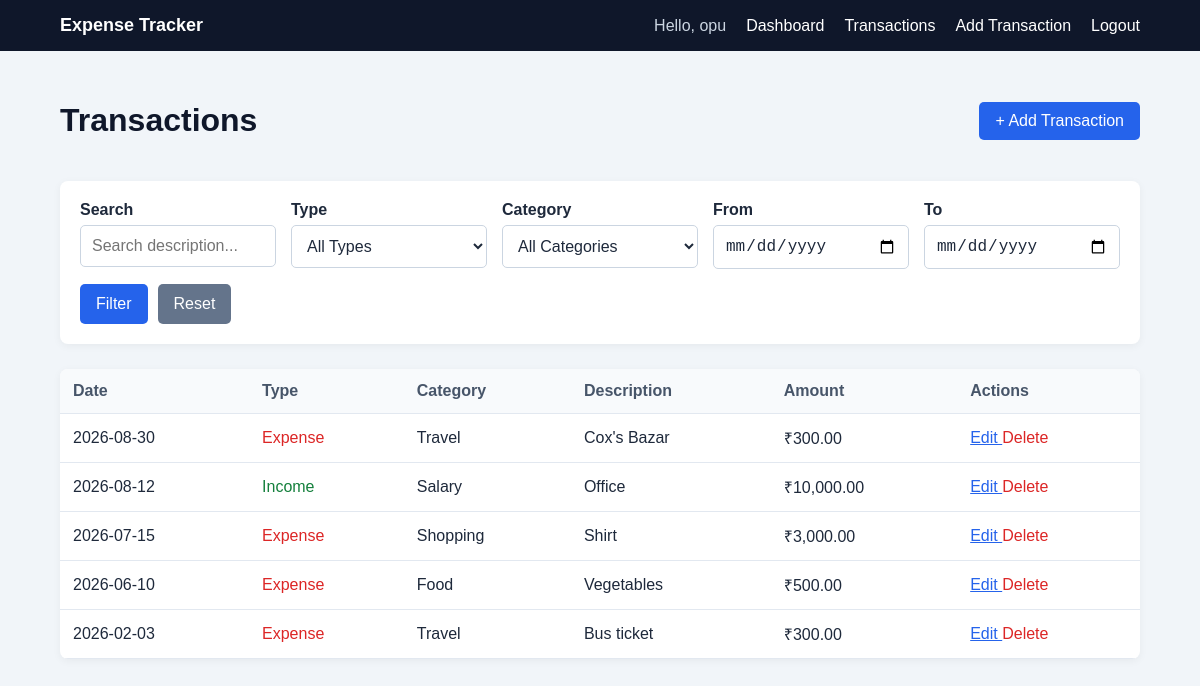
Screenshot of /transactions.php (signed in) with the database file from the repository.
### tables this page shows
CREATE TABLE `transactions` (
  `id` int(10) UNSIGNED NOT NULL,
  `user_id` int(10) UNSIGNED NOT NULL,
  `category_id` int(10) UNSIGNED NOT NULL,
  `type` enum('income','expense') NOT NULL,
  `amount` decimal(10,2) NOT NULL,
  `description` varchar(255) DEFAULT NULL,
  `transaction_date` date NOT NULL,
  `created_at` timestamp NOT NULL DEFAULT current_timestamp()
);

CREATE TABLE `categories` (
  `id` int(10) UNSIGNED NOT NULL,
  `name` varchar(50) NOT NULL
);

### transactions.php (the view, shortened to what this page needs)
<?php
require_once "config/db.php";
$search = trim($_GET["search"] ?? "");
$fromDate = $_GET["from_date"] ?? "";
$toDate = $_GET["to_date"] ?? "";
$sql = "
    SELECT
        transactions.id,
        transactions.type,
        transactions.amount,
        transactions.description,
        transactions.transaction_date,
        categories.name AS category_name
    FROM transactions
    INNER JOIN categories
        ON transactions.category_id = categories.id
    WHERE transactions.user_id = ?
";
$params = [
    $_SESSION["user_id"]
];
$sql .= "
    ORDER BY
        transactions.transaction_date DESC,
        transactions.id DESC
";
$stmt = $pdo->prepare($sql);
$stmt->execute($params);
$transactions = $stmt->fetchAll(PDO::FETCH_ASSOC);
function e($value): string
{
    return htmlspecialchars(
        (string) $value,
        ENT_QUOTES,
        "UTF-8"
    );
}
?>
<!DOCTYPE html>
<html lang="en">
<head>
    <link
        rel="stylesheet"
        href="css/style.css"
    >
</head>
<body>
<?php require "includes/navbar.php"; ?>
<main class="container">
    <div class="page-header">
        <h1>Transactions</h1>
        <a
            href="add_transaction.php"
            class="button-link"
        >
            + Add Transaction
        </a>
    </div>
    <form
        method="GET"
        action="transactions.php"
        class="filter-form"
    >
        <div>
            <label for="search">
                Search
            </label>
            <input
                type="text"
                id="search"
                name="search"
                placeholder="Search description..."
                value="<?= e($search) ?>"
            >
        </div>
        <div>
            <label for="filter_type">
                Type
            </label>
            <select
                id="filter_type"
                name="type"
            >
                <option value="">
                    All Types
                </option>
            </select>
        </div>
        <div>
            <label for="filter_category">
                Category
            </label>
            <select
                id="filter_category"
                name="category_id"
            >
                <option value="0">
                    All Categories
                </option>
            </select>
        </div>
        <div>
            <label for="from_date">
                From
            </label>
            <input
                type="date"
                id="from_date"
                name="from_date"
                value="<?= e($fromDate) ?>"
            >
        </div>
        <div>
            <label for="to_date">
                To
            </label>
            <input
                type="date"
                id="to_date"
                name="to_date"
                value="<?= e($toDate) ?>"
            >
        </div>
        <div class="filter-actions">
            <button type="submit">
                Filter
            </button>
            <a
                href="transactions.php"
                class="reset-button"
            >
                Reset
            </a>
        </div>
    </form>
    <?php if (empty($transactions)): ?>
        <p>
            No transactions found.
        </p>
    <?php else: ?>
        <div class="table-wrapper">
            <table>
                <thead>
                    <tr>
                        <th>Date</th>
                        <th>Type</th>
                        <th>Category</th>
                        <th>Description</th>
                        <th>Amount</th>
                        <th>Actions</th>
                    </tr>
                </thead>
                <tbody>
                <?php foreach ($transactions as $transaction): ?>
                    <tr>
                        <td>
                            <?= e($transaction["transaction_date"]) ?>
                        </td>
                        <td>
                            <span class="<?= e($transaction["type"]) ?>">
                                <?= e(ucfirst($transaction["type"])) ?>
                            </span>
                        </td>
                        <td>
                            <?= e($transaction["category_name"]) ?>
                        </td>
                        <td>
                            <?php if (
                                isset($transaction["description"]) &&
                                trim($transaction["description"]) !== ""
                            ): ?>
                                <?= e($transaction["description"]) ?>
                            <?php else: ?>
                                —
                            <?php endif; ?>
                        </td>
                        <td>
                            ₹<?= number_format(
                                (float) $transaction["amount"],
                                2
                            ) ?>
                        </td>
                        <td>
                            <a
                                href="edit_transaction.php?id=<?= (int) $transaction["id"] ?>"
                            >
                                Edit
                            </a>
                            <form
                                method="POST"
                                action="delete_transaction.php"
                                class="inline-form delete-form"
                            >
                                <button
                                    type="submit"
                                    class="delete-button"
                                >
                                    Delete
                                </button>
                            </form>
                        </td>
                    </tr>
                <?php endforeach; ?>
                </tbody>
            </table>
        </div>
    <?php endif; ?>
</main>
</body>
</html>

### css/style.css (style rules this page uses)
* { box-sizing: border-box; }
html { font-size: 16px; }
body { margin: 0; font-family: Arial, Helvetica, sans-serif; background: #f1f5f9; color: #1e293b; }
a { color: #2563eb; }
h1, h2, h3 { color: #0f172a; }
.container { width: 90%; max-width: 1100px; margin: 30px auto; }
label { display: block; margin-top: 15px; margin-bottom: 6px; font-weight: bold; }
input, select, textarea { width: 100%; padding: 11px; border: 1px solid #cbd5e1; border-radius: 5px; background: white; color: #1e293b; font-size: 16px; }
button { width: 100%; margin-top: 20px; padding: 11px 16px; border: none; border-radius: 5px; background: #2563eb; color: white; font-size: 16px; cursor: pointer; }
.button-link { display: inline-block; padding: 10px 16px; background: #2563eb; color: white; border-radius: 5px; text-decoration: none; }
.income { color: #15803d; }
.expense { color: #dc2626; }
.page-header { display: flex; justify-content: space-between; align-items: center; gap: 20px; margin-bottom: 20px; }
.table-wrapper { overflow-x: auto; background: white; border-radius: 8px; box-shadow: 0 2px 8px rgba(0, 0, 0, 0.05); }
table { width: 100%; border-collapse: collapse; }
th, td { padding: 13px; border-bottom: 1px solid #e2e8f0; text-align: left; white-space: nowrap; }
th { background: #f8fafc; color: #475569; }
.filter-form { display: grid; grid-template-columns: repeat(5, minmax(0, 1fr)); gap: 15px; margin-bottom: 25px; padding: 20px; background: white; border-radius: 8px; box-shadow: 0 2px 8px rgba(0, 0, 0, 0.05); }
.filter-form label { margin-top: 0; }
.filter-actions { display: flex; align-items: end; gap: 10px; }
.filter-actions button { width: auto; margin: 0; }
.reset-button { display: inline-block; padding: 11px 16px; background: #64748b; color: white; border-radius: 5px; text-decoration: none; }
.inline-form { display: inline; }
.inline-form button { width: auto; }
.delete-button { margin: 0; padding: 0; background: none; color: #dc2626; font-size: inherit; }

### rows the page displays
transactions: transaction_date "2026-08-30", type "Expense", category.name "Travel", description "Cox's Bazar", amount "300.00"
transactions: transaction_date "2026-08-12", type "Income", category.name "Salary", description "Office", amount "10,000.00"
transactions: transaction_date "2026-07-15", type "Expense", category.name "Shopping", description "Shirt", amount "3,000.00"
transactions: transaction_date "2026-06-10", type "Expense", category.name "Food", description "Vegetables", amount "500.00"
transactions: transaction_date "2026-02-03", type "Expense", category.name "Travel", description "Bus ticket", amount "300.00"

### other values shown
$_SESSION["user_name"] "opu"
